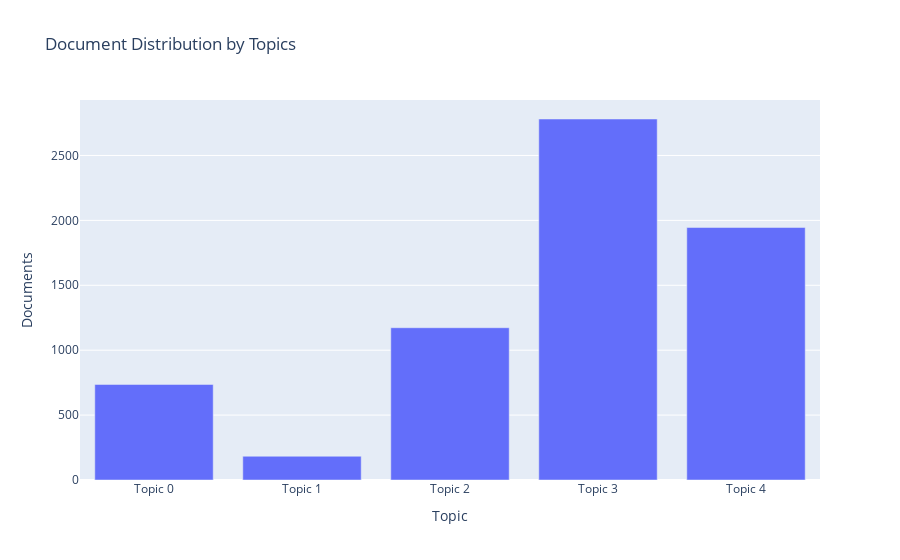

The notebook cell saved with this chart:
### Markdown cell above
Specify `topic_distribution` for plot to check the number of samples classified into each topic.

### Code cell
from pycaret.nlp import plot_model

plot_model(lda, plot='topic_distribution')

### Figure 1 — Plotly figure (JSON) as saved in the notebook; plotly's stock layout.template omitted (floating-point values rounded to 4 significant figures)
{"data": [{"alignmentgroup": "True", "customdata": [["group, member, small, take, start, live, life, work, time, first"], ["rice, farmer, use, small, sector, land, area, group, clients_microinsurance_access, training_educational_programs_information"], ["clothing, clothe, good, entrepreneur, community, husband, customer, product, small, live"], ["marry, family, stock, start, group, pay, increase, use, fee, get"], ["work, use, help, product, home, store, start, husband, family, client"]], "hovertemplate": "Topic=%{x}<br>Documents=%{y}<br>Keyword=%{customdata[0]}<extra></extra>", "legendgroup": "", "marker": {"color": "#636efa", "pattern": {"shape": ""}}, "name": "", "offsetgroup": "", "orientation": "v", "showlegend": false, "textposition": "auto", "type": "bar", "x": ["Topic 0", "Topic 1", "Topic 2", "Topic 3", "Topic 4"], "xaxis": "x", "y": [736, 183, 1173, 2781, 1945], "yaxis": "y"}], "layout": {"barmode": "relative", "legend": {"tracegroupgap": 0}, "title": {"text": "Document Distribution by Topics"}, "xaxis": {"anchor": "y", "domain": [0, 1], "title": {"text": "Topic"}}, "yaxis": {"anchor": "x", "domain": [0, 1], "title": {"text": "Documents"}}}}
